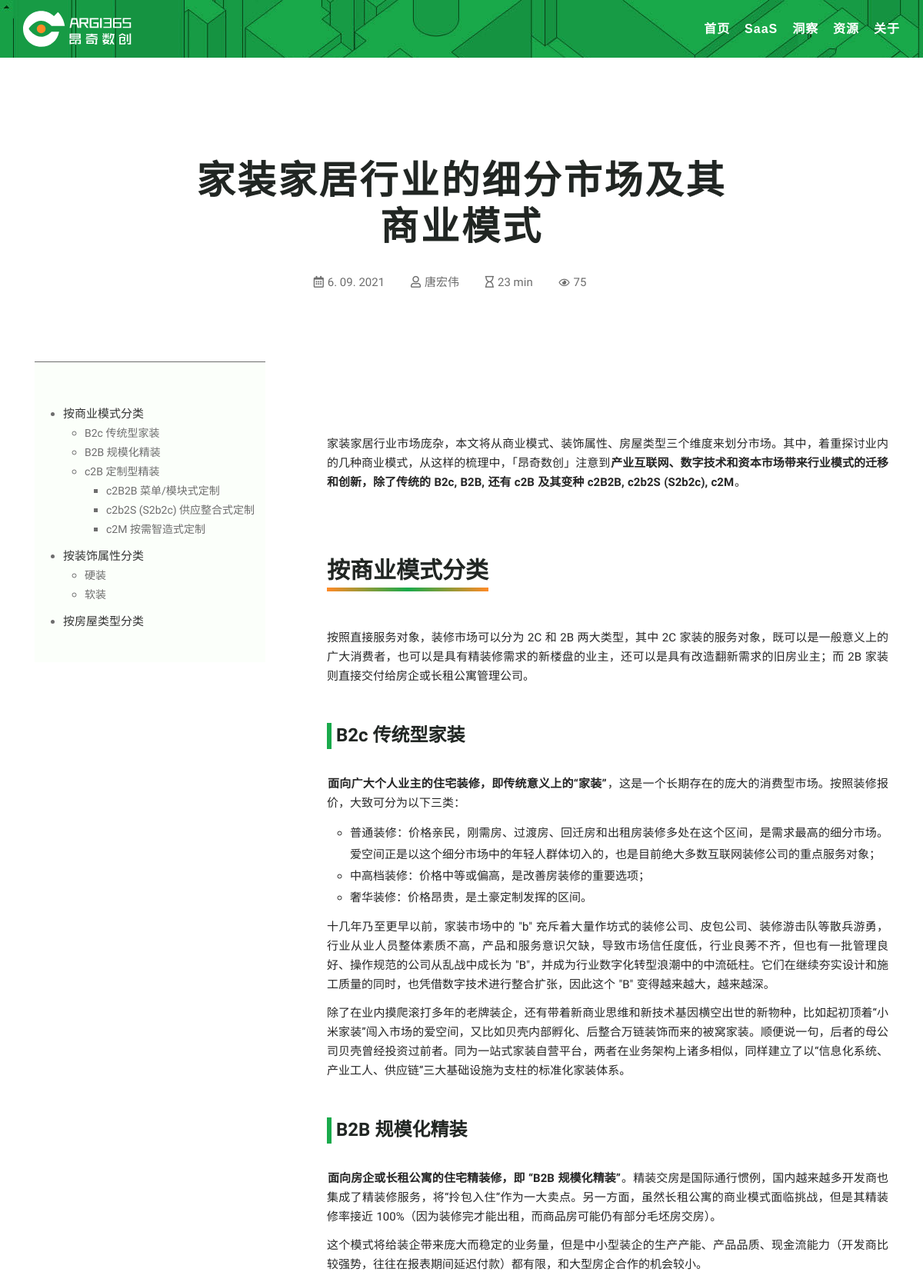
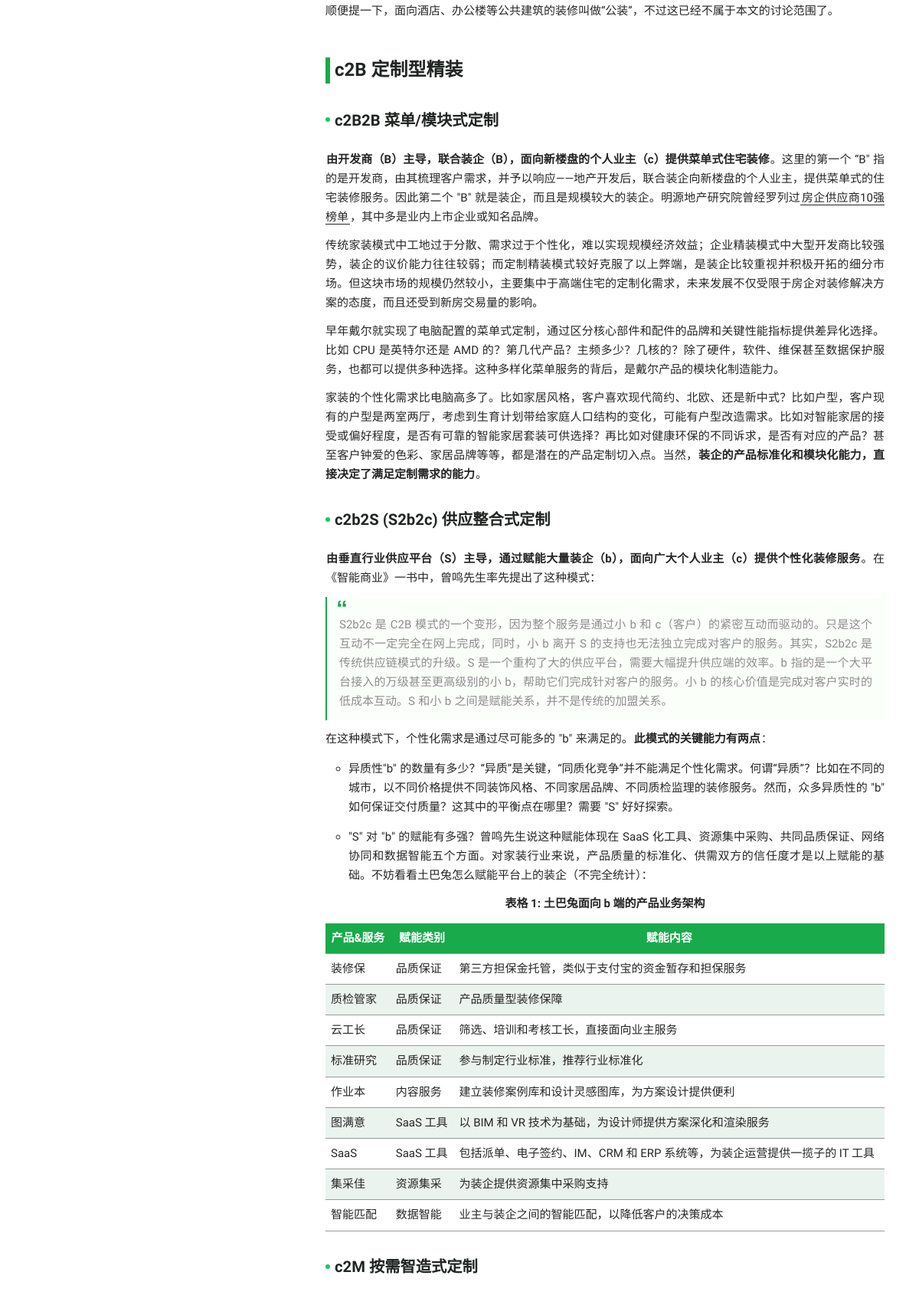
Screenshot of /post/20 (upper part) with the database file from the repository (2 pictures, top to bottom).
### blog/models.py (models this page shows, shortened)
class Channel(models.Model):
  CHANNEL_CHOICES = (
    ('SaaS', 'SaaS'),
    ('Insights', '洞察'),
    ('Resources', '资源'),
  )
  name = models.CharField(max_length=32, choices=CHANNEL_CHOICES, default='洞察')
  desc = models.CharField(max_length=200, default='Your channel description here.')
  class Meta:
    verbose_name = '版块'
    verbose_name_plural = verbose_name

class Post(models.Model):
  title = models.CharField('标题', max_length=70)
  subtitle = models.CharField('副标题', max_length=70, blank=True)
  body = models.TextField('正文')
  created_time = models.DateTimeField('创建时间', auto_now_add=True)
  modified_time = models.DateTimeField('修改时间', auto_now=True)
  elapsed_time = models.IntegerField('阅读时长', default=5, blank=True)
  avatar = models.URLField('标题图', max_length=400, blank=True)
  excerpt = models.CharField('摘要', max_length=300, blank=True)
  category = models.ForeignKey(Category, verbose_name='类别', on_delete=models.CASCADE, blank=False)
  tags = models.ManyToManyField(Tag, verbose_name='标签', blank=True)
  author = models.ForeignKey(User, default='Grit', verbose_name='作者', on_delete=models.CASCADE)
  views = models.PositiveIntegerField(default=0, editable=False)
  class Meta:
    verbose_name = '文章'
    verbose_name_plural = verbose_name
    ordering = ['-created_time']
  def get_absolute_url(self):
    return reverse("blog:post_detail", kwargs={"pk": self.pk})
  def save(self, *args, **kwargs):
    self.modified_time = timezone.now()
    md = markdown.Markdown(extensions=[
        'markdown.extensions.extra',
        'markdown.extensions.codehilite',
    ])
    self.excerpt = strip_tags(md.convert(self.body))[:200]
    super().save(*args, **kwargs)
  def increase_views(self):
    self.views += 1
    self.save(update_fields=['views'])

### blog/views.py (the view)
# urls.py: path('post/<int:pk>', views.PostDetailView.as_view(), name='post_detail'),
class PostDetailView(DetailView):
  model = Post
  template_name = 'blog/post_detail.html'
  context_object_name = 'post'
  def get(self, request, *args, **kwargs):
    response = super(PostDetailView, self).get(request, *args, **kwargs)
    self.object.increase_views()
    return response
  def get_context_data(self, **kwargs):
    context = super(PostDetailView, self).get_context_data(**kwargs)
    context['tag_list'] = Tag.objects.filter(pk__in=[1, 6, 15, 17, 22])
    context['channel_list'] = Channel.objects.all()
    return context
  def get_object(self, queryset=None):
    post = super().get_object(queryset=None)
    md = markdown.Markdown(extensions=[
        'markdown.extensions.extra',
        'markdown.extensions.codehilite',
        TocExtension(slugify=slugify),
    ])
    post.body = md.convert(post.body)
    m = re.search(r'<div class="toc">\s*<ul>(.*)</ul>\s*</div>', md.toc, re.S)
    post.toc = m.group(1) if m is not None else ''
    return post

### templates/blog/post_detail.html (shortened to what this page needs)
{% extends 'base.html' %}
{% load static %}
{% load blog_extras %}
{% block inner-blog %}
<section class="inner-blog b-details-p pb-50">
  <div class="container">
    <div class="row pt-80 mb-30">
      <div class="col-xl-12 col-lg-8">
        <div class="breadcrumb-wrap text-center">
          <div class="breadcrumb-title mb-30">
            <h2><a href="{{ post.get_absolute_url }}">{{ post.title }}</a></h2>
          </div>
          <div class="meta-info">
            <ul>
              <li><i class="far fa-calendar-alt"></i>{{ post.created_time.date|date:'n. d. Y' }}</li>
              <li><i class="far fa-user"></i>唐宏伟</li>
              <li><i class="far fa-hourglass"></i>{{ post.elapsed_time }} min</li>
              <li><i class="far fa-eye"></i>{{ post.views }}</li>
            </ul>
          </div>
        </div>
      </div>
    </div>
    <div class="row-body row-body-content pt-60">
      <div class="col-lg-4 sticky ">
        <aside>
          {% if post.toc %}
          <div class="widget widget-content">
            <div class="toc">
              <ul>
                {{ post.toc|safe }}
              </ul>
            </div>
          </div>
          {% endif %}
        </aside>
      </div>
      <div class="col-lg-8">
        <div class="detail-wrap">
          <div class="details__content pb-50">
            {% if post.avatar %}
            <div class="bsingle__post-thumb transition-img mb-70">
            </div>
            {% endif %}
            <div id="write">
              {{ post.body|safe }}
            </div>
          </div>
        </div>
      </div>
    </div>
  </div>
</section>
{% endblock inner-blog %}

### templates/base.html (shortened to what this page needs)
{% load static %}
{% load blog_extras %}
<!doctype html>
<html class="no-js" lang="zh">
  <head>
    <link rel="stylesheet" href="https://cdnjs.cloudflare.com/ajax/libs/twitter-bootstrap/4.6.0/css/bootstrap.min.css">
    <link rel="stylesheet" href="https://cdnjs.cloudflare.com/ajax/libs/github-markdown-css/4.0.0/github-markdown.min.css">
    <link rel="stylesheet" href="https://cdnjs.cloudflare.com/ajax/libs/animate.css/4.1.1/animate.min.css">
    <link rel="stylesheet" href="https://cdnjs.cloudflare.com/ajax/libs/font-awesome/5.15.3/css/all.min.css">
    <link rel="stylesheet" href="https://cdnjs.cloudflare.com/ajax/libs/font-awesome/5.15.3/css/fontawesome.min.css">
    <link rel="stylesheet" href="https://cdnjs.cloudflare.com/ajax/libs/dripicons/2.0.0/webfont.css">
    <link rel="stylesheet" href="https://cdnjs.cloudflare.com/ajax/libs/slick-carousel/1.8.1/slick.css">
    <link rel="stylesheet" href="{% static 'blog/css/default.css' %}">
    <link rel="stylesheet" href="{% static 'blog/css/meanmenu.css' %}">
    <link rel="stylesheet" href="{% static 'blog/css/style.css' %}">
    <link rel="stylesheet" href="{% static 'blog/css/typora-pie-argi.css' %}">
    <link rel="stylesheet" href="{% static 'blog/css/typora-plus.css' %}">
    <link rel="stylesheet" href="{% static 'blog/css/responsive.css' %}">
    <link rel="stylesheet" href="{% static 'blog/css/responsive-plus.css' %}">
  </head>
  <body>
    <header class="header-area in-header">
      <div class="menu-area menu-area2" style="background-image: url({% static 'blog/img/bg/header-bg.jpg' %})">
        <div class="container">
          <div class="second-menu">
            <div class="row align-items-center">
              <div class="col-xl-2 col-lg-2">
                <div class="logo2">
                  <a href="{% url 'blog:index' %}"><img src="{% static 'blog/img/logo/l-argi.svg' %}" alt="logo"></a>
                </div>
              </div>
              <div class="col-xl-10 col-lg-10">
                <div class="main-menu text-right">
                  <nav id="mobile-menu">
                    <ul>
                      <li><a href="{% url 'blog:index' %}">首页</a></li>
                      {% for channel in channel_list %}
                        <li>
                          <a href="{% url 'blog:channel' channel.pk %}">{{ channel.name }}</a>
                        </li>
                      {% empty %}
                        <div>No channel yet.</div>
                      {% endfor %}
                      <li><a href="{% url 'blog:about' %}">关于</a></li>
                    </ul>
                  </nav>
                </div>
              </div>
            </div>
          </div>
        </div>
      </div>
    </header>
    <main>
    {% block main %}
      {% block inner-blog %}
      {% endblock inner-blog %}
    {% endblock main %}
    </main>
  </body>
</html>

### blog/static/blog/css/default.css (style rules this page uses)
.mb-30 { margin-bottom: 30px; }
.mb-70 { margin-bottom: 70px; }
.pt-60 { padding-top: 60px; }
.pt-80 { padding-top: 80px; }
.pb-50 { padding-bottom: 50px; }

### blog/static/blog/css/typora-pie-argi.css (style rules this page uses)
:root { --side-bar-bg-color: #ffffff; --control-text-color: #777777; --select-text-bg-color: #96FAB6; --active-file-text-color: #262626; --active-file-border-color: #19AA4B; --select-text-font-color: auto; --primary-color: #19AA4B; --mid-1: #ffffff; --mid-2: #fafafa; --mid-3: #f5f5f5; --mid-4: #f0f0f0; --mid-5: #d9d9d9; --mid-6: #bfbfbf; --mid-7: #8c8c8c; --mid-8: #595959; --mid-9: #434343; --mid-10: #262626; --mid-11: #1f1f1f; --mid-12: #141414; --mid-13: #000000; --main-1: #A0FFC1; --main-2: #63FF99; --main-3: #26FF70; --main-4: #22E766; --main-5: #1DC958; --main-6: #19AA4B; --main-7: #158B3E; --main-8: #106D30; --main-9: #0C4E23; --main-10: #073015; --act-1: #FF8A26; }
html { font-size: 14px; }
#write { max-width: 860px; padding: 0px 0px 50px; margin: 0 auto; overflow-x: hidden; font-family: 'Source Sans Pro', '等距更纱黑体 SC', 'Helvetica Neue', Arial, sans-serif !important; line-height: 1.8rem; color: var(--mid-10); letter-spacing: 0; text-align: justify; -webkit-font-smoothing: antialiased; }
#write p { word-spacing: 0.05rem; }
#write ul { line-height: 2rem; list-style-type: circle; }
#write a { padding: 0 2px; font-weight: 500; color: var(--mid-10); text-decoration: none; }
#write a { text-decoration: none; border-bottom: 1px solid var(--mid-10); }
#write h2 { padding-bottom: 0.3em; margin: 2.4em auto 1.2em; font-size: 2em; line-height: 1.2; text-align: center; display: inline-block; background: linear-gradient( 90deg, var(--act-1) 0%, var(--primary-color) 50%, var(--act-1) 100% ) left bottom transparent no-repeat; background-size:100% 5px ; }
#write h3 { padding-left: 6px; margin: 2em auto 1.4em; font-size: 1.6em; line-height: 1.4; border-left: 6px solid var(--main-6); }
#write h4 { margin: 1.6em auto 1.2em; font-size: 1.35em; line-height: 1.43; }
#write p, #write blockquote, #write ul, #write ol, #write dl, #write table { margin: 0.8em 0; }
li > ol, li > ul { margin: 0; }
#write ul, ol { padding-left: 30px; }
ul:first-child, ol:first-child { margin-top: 0; }
ul:last-child, ol:last-child { margin-bottom: 0; }
#write h4::before { display: inline-block; width: 6px; height: 6px; margin-right: 6px; margin-bottom: 0.18em; line-height: 1.43; vertical-align: middle; content: ''; background-color: var(--main-5); border-radius: 50%; }
blockquote { position: relative; padding: 24px 16px 12px; margin: 24px 0 36px; font-size: 1em; font-style: normal; line-height: 1.6; color: var(--mid-7); text-indent: 0; border: none; border-left: 2px solid var(--main-6); }
blockquote::before { position: absolute; top: 0; left: 12px; font-family: Arial, serif; font-size: 2em; font-weight: 700; line-height: 1em; color: var(--main-6); content: "\201C"; }
#write strong { padding: 0 1px; }
header, .context-menu, .megamenu-content, footer { font-family: 'Segoe UI', 'Arial', sans-serif; }
#write blockquote p { margin: 0; }
#write tr { break-inside: avoid; break-after: auto; }
#write thead { display: table-header-group; }
#write table { border-collapse: collapse; border-spacing: 0px; width: 100%; overflow: auto; break-inside: auto; text-align: left; }

### blog/static/blog/css/responsive.css (style rules this page uses)
@media (min-width: 1200px) and (max-width: 1500px) { .main-menu ul li:first-child { margin-left: 0; } }
@media (min-width: 1200px) and (max-width: 1500px) { .menu-area::before { width: 26%; } }
@media (min-width: 992px) and (max-width: 1200px) { .second-menu .main-menu ul li { margin-left: 15px; } }
@media (min-width: 992px) and (max-width: 1200px) { .menu-area::before { width: 27%; top: 0px; } }
@media (min-width: 992px) and (max-width: 1200px) { .details__content h2 { font-size: 26px; } }

### rows the page displays
Channel: name "SaaS"
Channel: name "洞察"
Channel: name "资源"
Post: title "家装家居行业的细分市场及其商业模式", created_time "6. 09. 2021", elapsed_time "23", views "75", toc "按商业模式分类 B2c 传统型家装 B2B 规模化精装 c2B 定制型精装 c2B2B 菜单/模块式定制 c2b2S (S2b2c) 供应整合式定制 c2M 按需智造式定制 按装饰属性分类 硬装 软装 按房屋类型分类", body "家装家居行业市场庞杂，本文将从商业模式、装饰属性、房屋类型三个维度来划分市场。其中，着重探讨业内的几种商业模式，从这样的梳理中，「昂奇数创」注意到 产业互联网、数字技术和资本市场带来行业模式的迁移和创新，除了传统的 B2c, B2B, 还有 c2B 及其变种 c2B2B, c2b2S (S2b2c), c2M 。 按商业模式分类 按照直接服务对象，装修市场可以分为 2C 和 2B 两大类型，其中 2C 家装的服务对象，既可以是一般意义上的广大消费者，也可以是具有精装修需求的新楼盘的业主，还可以是具有改造翻新需求的旧房业主；而 2B 家装则直接交付给房企或长租公寓管理公司。 B2c 传统型家装 面向广大个人业主的住宅装修，即传统意义上的“家装” ，这是一个长期存在的庞大的消费型市场。按照装修报价，大致可分为以下三类： 普通装修：价格亲民，刚需房、过渡房、回迁房和出租房装修多处在这个区间，是需求最高的细分市场。爱空间正是以这个细分市场中的年轻人群体切入的，也是目前绝大多数互联网装修公司的重点服务对象； 中高档装修：价格中等或偏高，是改善房装修的重要选项； 奢华装修：价格昂贵，是土豪定制发挥的区间。 十几年乃至更早以前，家装市场中的 \"b\" 充斥着大量作坊式的装修公司、皮包公司、装修游击队等散兵游勇，行业从业人员整体素质不高，产品和服务意识欠缺，导致市场信任度低，行业良莠不齐，但也有一批管理良好、操作规范的公司从乱战中成长为 \"B\"，并成为行业数字化转型浪潮中的中流砥柱。它们在继续夯实设计和施工质量的同时，也凭借数字技术进行整合扩张，因此这个 \"B\" 变得越来越大，越来越深。…"
